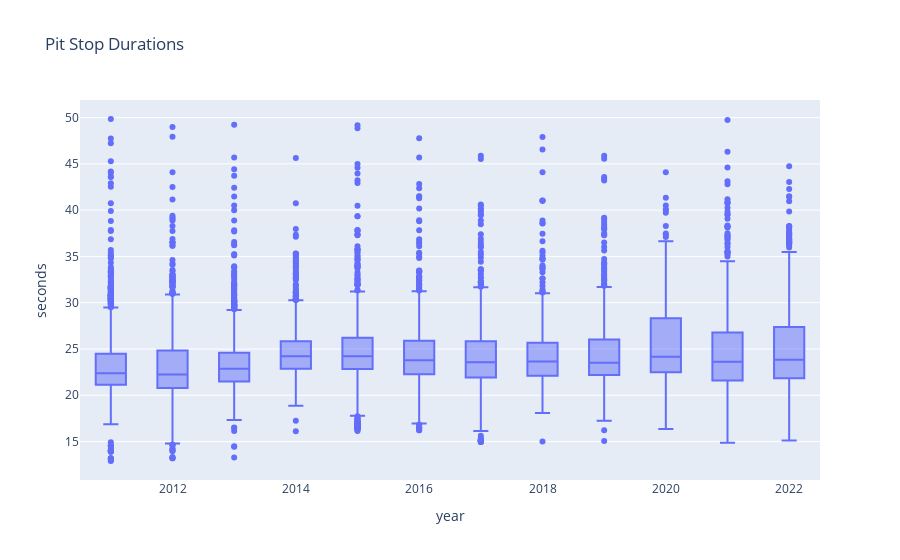

The notebook cell saved with this chart:
### Code cell
fig = px.box(df[df['seconds'] < 50], x='year', y='seconds', title='Pit Stop Durations')
fig.show()

### Figure 1 — Plotly figure (JSON) as saved in the notebook; plotly's stock layout.template omitted (floating-point values rounded to 4 significant figures; data arrays with more than 128 entries replaced by an {"elided": "..."} marker saying what was removed)
{"data": [{"alignmentgroup": "True", "hovertemplate": "year=%{x}<br>seconds=%{y}<extra></extra>", "legendgroup": "", "marker": {"color": "#636efa"}, "name": "", "notched": false, "offsetgroup": "", "orientation": "v", "showlegend": false, "type": "box", "x": {"elided": "8933 int values"}, "x0": " ", "xaxis": "x", "y": {"elided": "8933 float values"}, "y0": " ", "yaxis": "y"}], "layout": {"boxmode": "group", "legend": {"tracegroupgap": 0}, "title": {"text": "Pit Stop Durations"}, "xaxis": {"anchor": "y", "domain": [0, 1], "title": {"text": "year"}}, "yaxis": {"anchor": "x", "domain": [0, 1], "title": {"text": "seconds"}}}}
